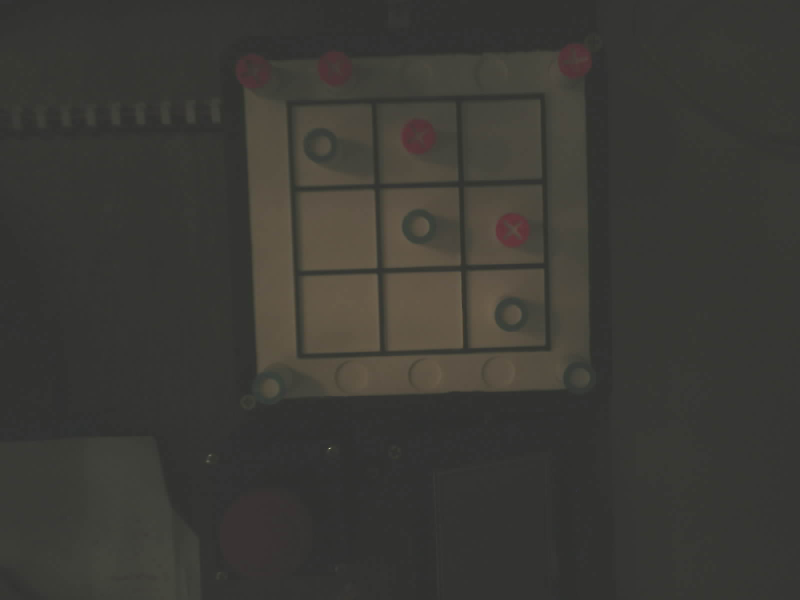
//> input picture VisionArtificial/OpenCV/Prueba1/Prueba1/Prueba1/Resources/IMG.JPG, 1600 x 1200 px (shown at 1/2 size)
$ ./Proyecto1   (built with g++ and OpenCV 4)
//> lines starting //> are read from the running program, lines starting //| are printed output that depends on the picture; after the words box and inside, x2 and y2 are one past the last pixel; in counts of white or black regions, pixels touching at a corner belong together
#include <opencv2/imgcodecs.hpp>
#include <opencv2/highgui.hpp>
#include <opencv2/imgproc.hpp>
#include <iostream>

using namespace cv;
using namespace std;

Mat img,imgResize, imgResize2, tablero;

// hmin,smin,vmin,hmax,smax,vmax
vector<vector<int>> myColors{ {6,12,64,40,75,121}, //cuadrado
                              {0,0,62,12,127,139}, //rojo
                              {38,0,0,121,102,102} }; //celeste
vector<Scalar> myColorValues{ {0,255,0},{255,0,0},{116,255,255} };
vector<Point> tablero_tl;
vector<Point> tablero_br;
vector<Point2i> fichaRoja;
vector<Point2i> fichaAzul;
vector<int> matriz={0,0,0,0,0,0,0,0,0};
// Funci髇 de comparaci髇 para ordenar los puntos por coordenada Y

bool compararPorY(const Point& p1, const Point& p2) {
    return p1.y < p2.y;
}

// Funci髇 de comparaci髇 para ordenar los puntos
bool compararPuntos(const Point& p1, const Point& p2) {
    const double epsilon = 20; // Umbral para comparar coordenadas y casi iguales
    if (std::abs(p1.y - p2.y) < epsilon) {
        return p1.x < p2.x; // Ordenar por coordenada x si y son casi iguales
    }
    else {
        return p1.y < p2.y; // Ordenar por coordenada x en caso contrario
    }
}

void getContours(Mat imgDil, int j) {
    vector<vector<Point>> contours;
    vector<Vec4i> hierarchy;
    findContours(imgDil,contours,hierarchy,RETR_EXTERNAL,CHAIN_APPROX_SIMPLE);
    for (int i = 0; i < contours.size();i++) {
        int area = contourArea(contours[i]);
        vector<vector<Point>> conPoly(contours.size());
        vector<Rect> boundRect(contours.size());
        string objectType;
        if (j==0) {
            if (area > 200 && area < 4000) {
                float peri = arcLength(contours[i], true);
                approxPolyDP(contours[i], conPoly[i], 0.02 * peri, true);
                boundRect[i] = boundingRect(conPoly[i]);
                int objCor = (int)conPoly[i].size();
                drawContours(imgResize, conPoly, i, Scalar(255, 0, 255), 2);
                rectangle(imgResize, boundRect[i].tl(), boundRect[i].br(), Scalar(0, 255, 0), 5);
                tablero_tl.push_back(boundRect[i].tl());
                tablero_br.push_back(boundRect[i].br());
            }
        }
        if (j == 1) {
            if (area > 100 && area < 1000) {
                float peri = arcLength(contours[i], true);
                approxPolyDP(contours[i], conPoly[i], 0.02 * peri, true);
                boundRect[i] = boundingRect(conPoly[i]);
                int objCor = (int)conPoly[i].size();
                drawContours(imgResize, conPoly, i, Scalar(255, 0, 255), 2);
                rectangle(imgResize,boundRect[i].tl(),boundRect[i].br(), Scalar(0, 0, 255), 5);
                fichaRoja.push_back({boundRect[i].tl().x + boundRect[i].width / 2, boundRect[i].tl().y + boundRect[i].height / 2 });
            }
        }
        if (j == 2) {
            if (area > 100 && area < 1000) {
                float peri = arcLength(contours[i], true);
                approxPolyDP(contours[i], conPoly[i], 0.02 * peri, true);
                boundRect[i] = boundingRect(conPoly[i]);
                int objCor = (int)conPoly[i].size();
                drawContours(imgResize, conPoly, i, Scalar(255, 0, 255), 2);
                rectangle(imgResize, boundRect[i].tl(), boundRect[i].br(), Scalar(255, 0, 0), 5);
                fichaAzul.push_back({ boundRect[i].tl().x + boundRect[i].width / 2, boundRect[i].tl().y + boundRect[i].height / 2 });
            }
        }
    }
}
void findColor(Mat img) {
    Mat imgHSV;
    cvtColor(img, imgHSV, COLOR_BGR2HSV);
    for (int i = 0; i < myColors.size(); i++) {
        Scalar lower(myColors[i][0], myColors[i][1], myColors[i][2]);
        Scalar upper(myColors[i][3], myColors[i][4], myColors[i][5]);
        Mat mask;
        inRange(imgHSV, lower, upper, mask);
        imshow("Imagen..", imgHSV);
        getContours(mask,i);
    }
}
void ubicacionFichas() {
    sort(tablero_tl.begin(), tablero_tl.end(),compararPuntos);
    sort(tablero_br.begin(), tablero_br.end(), compararPuntos);
    for (int i = 0; i < tablero_tl.size(); i++) {
        for (int j = 0; j < fichaAzul.size(); j++) {
            if (fichaAzul[j].x > tablero_tl[i].x && fichaAzul[j].x < tablero_br[i].x) {
                if (fichaAzul[j].y > tablero_tl[i].y && fichaAzul[j].y < tablero_br[i].y) {
                    matriz[i] = 1; //hay ficha azul
                }
            }
        }
        for (int j = 0; j < fichaRoja.size(); j++) {
            if (fichaRoja[j].x > tablero_tl[i].x && fichaRoja[j].x < tablero_br[i].x) {
                if (fichaRoja[j].y > tablero_tl[i].y && fichaRoja[j].y < tablero_br[i].y) {
                    matriz[i]=2; //hay ficha roja
                }
            }
        }
    }
}
void main() {
    string path = "Resources/img.jpg";
    string path2 = "Resources/Tablero.png";
    img = imread(path);
//> img is the input picture: 1200 rows x 1600 cols, CV_8UC3; mean B, G, R 53, 57.7, 58.9
    imgResize2 =img(Rect(Point(480, 63), Point(1210, 800)));
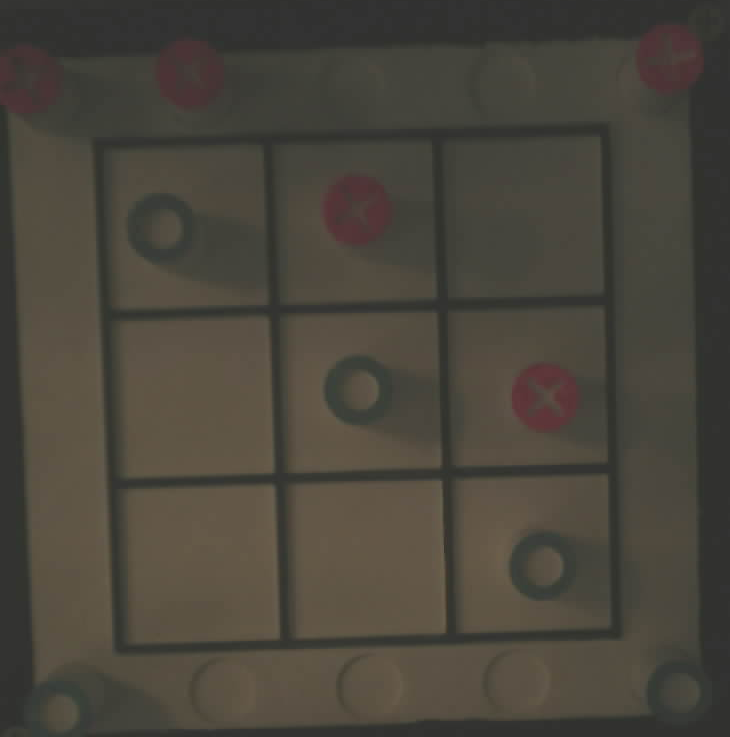
//> imgResize2: 737 rows x 730 cols, CV_8UC3; mean B, G, R 60.1, 69.5, 74
    resize(imgResize2, imgResize, Size(), 0.4, 0.4);
    findColor(imgResize);
//> in findColor, `cvtColor(img, imgHSV, COLOR_BGR2HSV);`: imgHSV: 295 rows x 292 cols, CV_8UC3; mean H, S, V 26.1, 44.2, 74.1
//> the loop in findColor, `for (int i = 0; i < myColors.size(); i++)` made 3 passes
//> pass 1, in findColor, `inRange(imgHSV, lower, upper, mask);`:
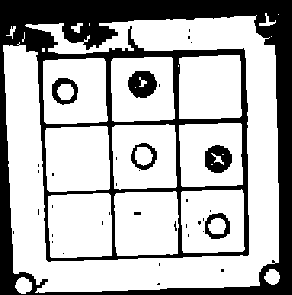
//> mask: 295 rows x 292 cols, CV_8UC1; 70.1% white; 36 black regions (29 under 20 px), largest, box (x1, y1, x2, y2) and area: (0, 0, 292, 295) 23532, (128, 71, 157, 98) 579, (205, 145, 232, 173) 546
//> pass 1, in findColor, `imshow("Imagen..", imgHSV);`:
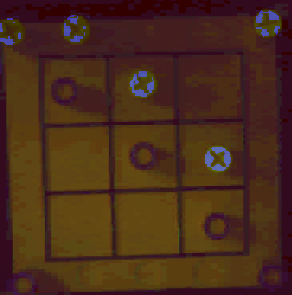
//> window 'Imagen..': 295 rows x 292 cols, CV_8UC3; mean B, G, R 26.1, 44.2, 74.1
//> pass 2, in findColor, `inRange(imgHSV, lower, upper, mask);`:
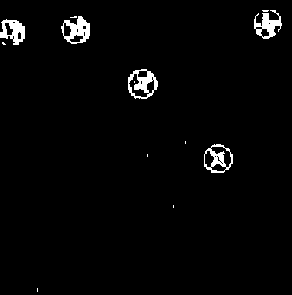
//> mask: 295 rows x 292 cols, CV_8UC1; 2.3% white; 13 white regions (8 under 20 px), largest, box (x1, y1, x2, y2) and area: (61, 16, 90, 44) 434, (128, 69, 158, 99) 427, (254, 10, 282, 39) 389, (0, 19, 25, 45) 373, (204, 144, 233, 173) 338
//> pass 3, in findColor, `inRange(imgHSV, lower, upper, mask);`:
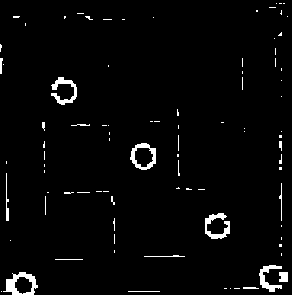
//> mask: 295 rows x 292 cols, CV_8UC1; 2.8% white; 89 white regions (73 under 20 px), largest, box (x1, y1, x2, y2) and area: (3, 272, 38, 295) 364, (205, 213, 230, 239) 292, (51, 77, 77, 105) 285
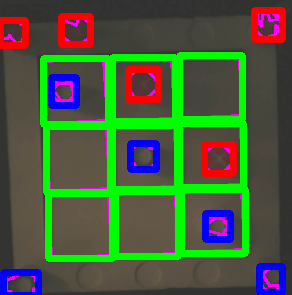
//> imgResize: 295 rows x 292 cols, CV_8UC3; mean B, G, R 60.5, 90.9, 72.8
    imshow("Imagen", imgResize);
    ubicacionFichas();
    cout << fichaRoja << endl;
    cout << fichaAzul << endl;
    cout << tablero_tl << endl;
    cout << tablero_br << endl;
    for (int i = 0; i < matriz.size(); i++){
        cout << matriz[i] << endl;
    }
    waitKey(0);
}

$ run again, with VisionArtificial/OpenCV/Prueba1/Prueba1/Prueba1/Resources/image.jpg copied over VisionArtificial/OpenCV/Prueba1/Prueba1/Prueba1/Resources/IMG.JPG
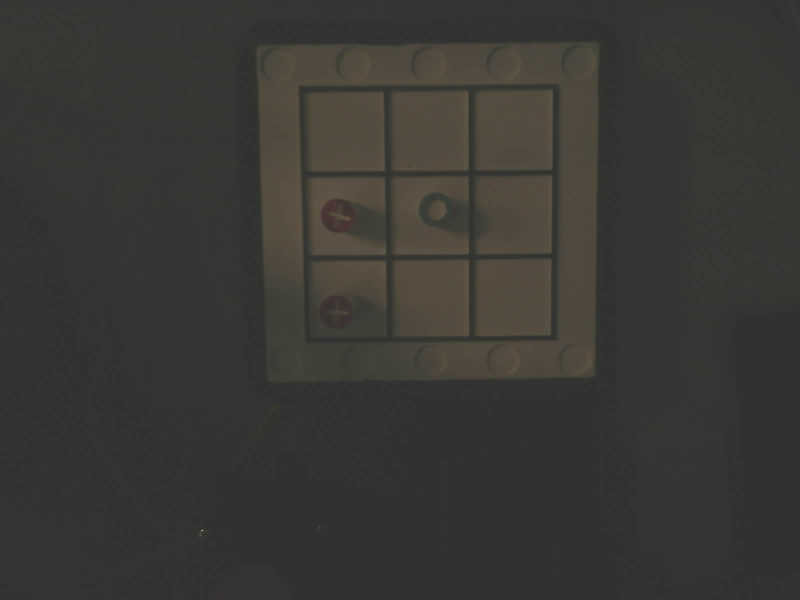
//> input picture VisionArtificial/OpenCV/Prueba1/Prueba1/Prueba1/Resources/image.jpg, 1600 x 1200 px (shown at 1/2 size)
//> img is the input picture: 1200 rows x 1600 cols, CV_8UC3; mean B, G, R 52.2, 56.1, 57.3
//> imgHSV: 295 rows x 292 cols, CV_8UC3; mean H, S, V 22.1, 43.6, 72.1
//> the loop in findColor, `for (int i = 0; i < myColors.size(); i++)` made 3 passes
//> pass 3, in findColor, `inRange(imgHSV, lower, upper, mask);`:
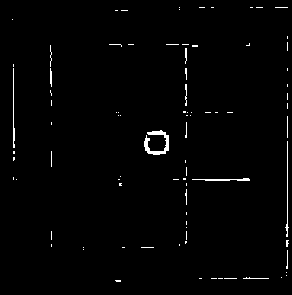
//> mask: 295 rows x 292 cols, CV_8UC1; 1.4% white in thin lines or dots, all inside (x1, y1, x2, y2) = (12, 7, 289, 282)
//> `findColor(imgResize);`:
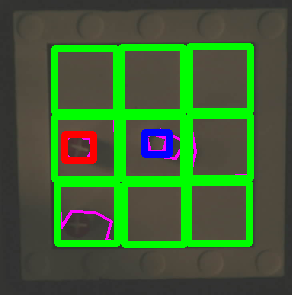
//> imgResize: 295 rows x 292 cols, CV_8UC3; mean B, G, R 52, 96.6, 63.6
